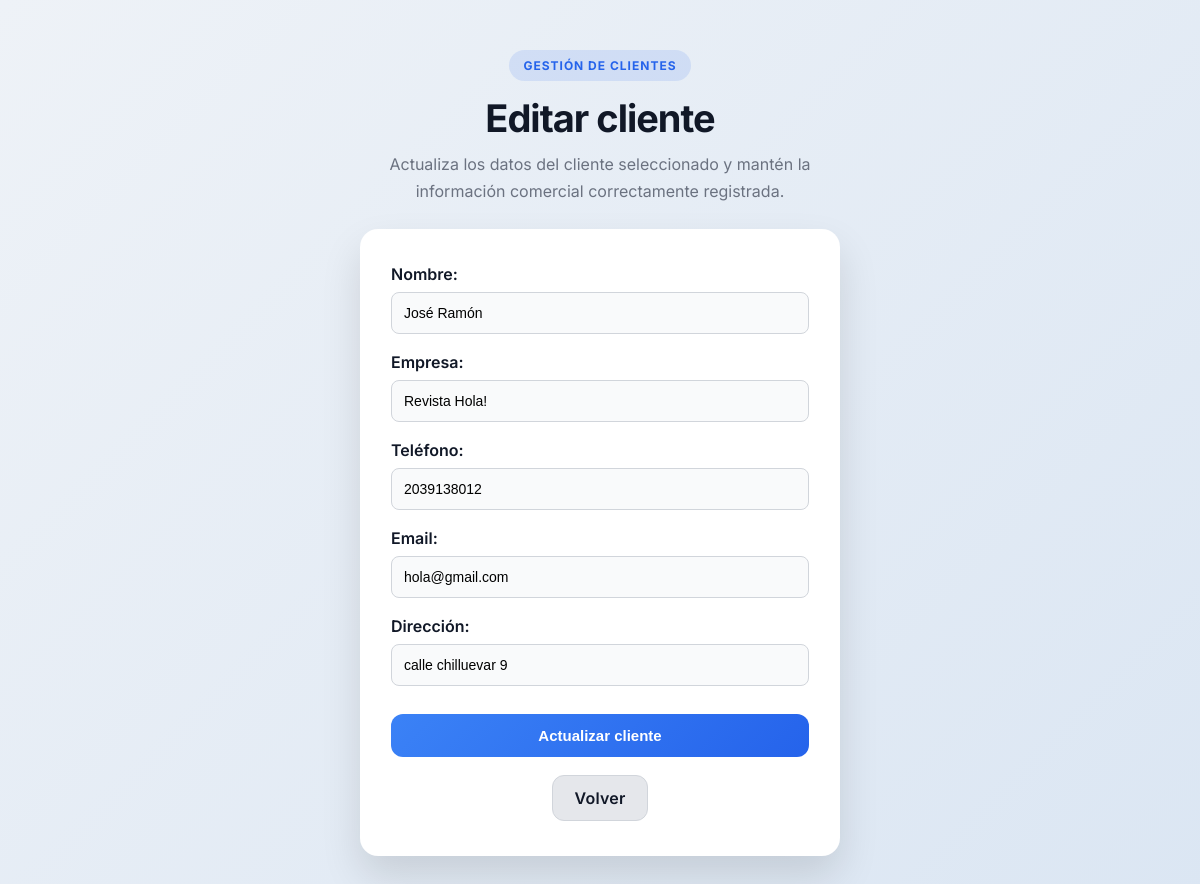
The app's page /admin/editar_cliente.php?id=4 (signed in) with its own data.
### tables this page shows
CREATE TABLE `clientes` (
  `id` int(11) NOT NULL,
  `nombre` varchar(100) NOT NULL,
  `empresa` varchar(100) DEFAULT NULL,
  `telefono` varchar(20) DEFAULT NULL,
  `email` varchar(100) DEFAULT NULL,
  `direccion` varchar(255) DEFAULT NULL
);

### admin/editar_cliente.php (the view, shortened to what this page needs)
<?php
require_once "../config/conexion.php";
$id = $_GET["id"];
$sql = "SELECT * FROM clientes WHERE id=?";
$stmt = $conexion->prepare($sql);
$stmt->bind_param("i", $id);
$stmt->execute();
$resultado = $stmt->get_result();
$cliente = $resultado->fetch_assoc();
?>
<!DOCTYPE html>
<html lang="es">
<head>
    <link rel="stylesheet" href="../assets/css/estilos.css">
</head>
<body>
<div class="form-page">
    <div class="page-header">
        <div class="page-kicker">Gestión de clientes</div>
        <h1>Editar cliente</h1>
        <p class="page-subtitle">Actualiza los datos del cliente seleccionado y mantén la información comercial correctamente registrada.</p>
    </div>
    <div class="form-container">
        <form method="POST" action="">
            <label>Nombre:</label>
            <input type="text" name="nombre" value="<?php echo htmlspecialchars($cliente["nombre"], ENT_QUOTES, 'UTF-8'); ?>" required>
            <label>Empresa:</label>
            <input type="text" name="empresa" value="<?php echo htmlspecialchars($cliente["empresa"], ENT_QUOTES, 'UTF-8'); ?>">
            <label>Teléfono:</label>
            <input type="text" name="telefono" value="<?php echo htmlspecialchars($cliente["telefono"], ENT_QUOTES, 'UTF-8'); ?>">
            <label>Email:</label>
            <input type="email" name="email" value="<?php echo htmlspecialchars($cliente["email"], ENT_QUOTES, 'UTF-8'); ?>">
            <label>Dirección:</label>
            <input type="text" name="direccion" value="<?php echo htmlspecialchars($cliente["direccion"], ENT_QUOTES, 'UTF-8'); ?>">
            <div class="botones">
                <button type="submit">Actualizar cliente</button>
            </div>
        </form>
        <div class="volver-wrap">
            <a class="btn btn-secundario" href="clientes.php">Volver</a>
        </div>
    </div>
</div>
</body>
</html>

### assets/css/estilos.css (style rules this page uses)
* { box-sizing: border-box; }
body { font-family: 'Inter', Arial, sans-serif; background: linear-gradient(135deg, #eef2f7 0%, #dbe6f3 100%); margin: 0; padding: 0; }
h1 { text-align: center; margin-bottom: 30px; }
.btn { display: inline-block; margin: 8px; padding: 10px 18px; border-radius: 10px; text-decoration: none; background: linear-gradient(135deg, #2563eb, #1d4ed8); color: white; font-weight: 600; letter-spacing: 0.2px; transition: all 0.2s ease; }
.btn-secundario { background: #e5e7eb; color: #111827; border: 1px solid #d1d5db; }
.form-container { max-width: 420px; margin: 80px auto; background: white; padding: 40px 30px; border-radius: 16px; box-shadow: 0 20px 40px rgba(0,0,0,0.12); text-align: center; border: 1px solid rgba(255,255,255,0.35); transition: box-shadow 0.2s ease; }
label { font-weight: bold; }
input, select { width: 100%; padding: 12px; border: 1px solid #d1d5db; border-radius: 8px; margin-bottom: 18px; font-size: 14px; background: #f9fafb; transition: all 0.2s ease; }
input::placeholder { color: #9ca3af; }
button { width: 100%; padding: 12px; background: linear-gradient(135deg, #2563eb, #1d4ed8); border: none; border-radius: 8px; color: white; font-weight: 600; cursor: pointer; transition: all 0.2s ease; }
.page-subtitle, .dashboard-hero p, .clientes-hero p, .envios-hero p { max-width: 780px; }
.dashboard-wrapper, .clientes-wrapper, .envios-wrapper, .form-page { margin-top: 60px; margin-bottom: 60px; }
.btn { border-radius: 12px; padding: 12px 22px; }
.btn-secundario, .btn-danger { border-radius: 12px; }
.dashboard-hero p, .clientes-hero p, .envios-hero p, .page-subtitle { max-width: 700px; font-size: 16px; line-height: 1.8; }
.dashboard-hero h1, .clientes-hero h1, .envios-hero h1, .page-header h1 { letter-spacing: -1.2px; }
.info-box, .user-item, .chart-wrap, .panel, .stat-card, .form-container, .buscador-form { border: 1px solid rgba(255,255,255,0.45); }

### admin/editar_cliente.php (style rules this page uses)
body { font-family: 'Inter', sans-serif; background: linear-gradient(135deg, #eef2f7 0%, #dbe6f3 100%); margin: 0; padding: 0; }
.form-page { max-width: 520px; margin: 50px auto; padding: 0 20px; }
.page-kicker { display: inline-block; background: rgba(37, 99, 235, 0.12); color: #2563eb; padding: 8px 14px; border-radius: 999px; font-size: 12px; font-weight: 700; letter-spacing: 1px; text-transform: uppercase; margin-bottom: 14px; }
.page-header { text-align: center; margin-bottom: 24px; }
.page-header h1 { margin: 0 0 10px; font-size: 38px; color: #111827; letter-spacing: -1px; }
.page-subtitle { text-align: center; color: #6b7280; margin: 0 auto; font-size: 16px; line-height: 1.7; max-width: 460px; }
.form-container { max-width: 100%; margin: 0; background: white; padding: 34px 30px; border-radius: 18px; box-shadow: 0 20px 40px rgba(0,0,0,0.12); text-align: left; }
label { display: block; font-weight: 600; color: #111827; margin-bottom: 8px; }
input { width: 100%; padding: 12px; border: 1px solid #d1d5db; border-radius: 8px; margin-bottom: 18px; font-size: 14px; background: #f9fafb; transition: all 0.2s ease; }
.botones { margin-top: 10px; text-align: center; }
button { width: 100%; padding: 13px; background: linear-gradient(135deg, #3b82f6, #2563eb); border: none; border-radius: 12px; color: white; font-weight: 600; font-size: 15px; cursor: pointer; transition: all 0.2s ease; }
.volver-wrap { text-align: center; margin-top: 18px; }
.volver-wrap .btn { margin: 0; }

### records on screen
clientes: nombre "José Ramón", empresa "Revista Hola!", telefono "2039138012", email "hola@gmail.com", direccion "calle chilluevar 9"
